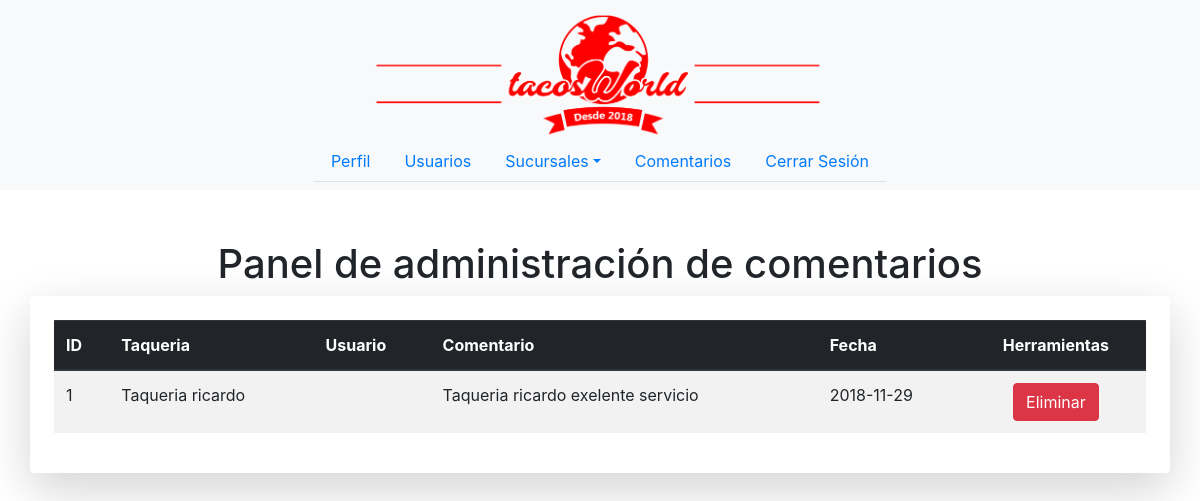
Screenshot of /admin/establishments/comments.php with the database file from the repository.
### tables this page shows
CREATE TABLE COMENTARIOS(
ID_COMENTARIO INT AUTO_INCREMENT PRIMARY KEY NOT NULL,
ID_TAQUERIA INT NOT NULL,
ID_USUARIO INT NOT NULL,
COMENTARIO VARCHAR(100) NULL,
FECHA DATE NOT NULL 
);

CREATE TABLE TAQUERIA(
ID_TAQUERIA INT AUTO_INCREMENT PRIMARY KEY NOT NULL,
ESTATUSBT BIT NOT NULL,
TELEFONO VARCHAR(20) NOT NULL,
NOMBRE VARCHAR(50) NOT NULL,
DIRECCION VARCHAR(100)NOT NULL,
LATITUD FLOAT(10,6)  NULL,
LONGITUD FLOAT(10,6) NULL,
DESCRIPCION VARCHAR(100) NOT NULL,
ID_USUARIO INT NOT NULL,
ESTATUS_SUCURSAL BIT NOT NULL,
IMAGEN LONGBLOB NULL);

### admin/establishments/comments.php (the view, shortened to what this page needs)
<!DOCTYPE HTML>
<html lang="en">
  <head>
    <link rel="stylesheet" href="../../css/bootstrap.min.css">
  </head>
  <body>
    <nav class="navbar navbar-expand-md flex-column fixed-top navbar-dark bg-light navbar-inverse" style="background-color: transparent;">
        <a class="navbar-brand align-self-center m-0 pb-3 position-md-absolute pb-md-0" href="#"><img id= "logo" src="../../images/logo.png" alt="tacosWorld"></a>
         <ul class="nav nav-tabs">
          <li class="nav-item">
            <a class="nav-link" href="../perfil.html">Perfil</a>
          </li>
           <li class="nav-item">
            <a class="nav-link" href="../users.php">Usuarios</a>
          </li>
          <li class="nav-item dropdown">
            <a class="nav-link dropdown-toggle" data-toggle="dropdown" href="#" role="button" aria-haspopup="true" aria-expanded="false">Sucursales</a>
          </li>
          <li class="nav-item">
            <a class="nav-link" href="../comments.php">Comentarios</a>
          </li>
          <li class="nav-item"><a class="nav-link" href="../../PHP/cerrarSesion.php">Cerrar Sesión</a></li>
        </ul>
    </nav>
    <br><br><br><br><br><br><br><BR></BR><br>
    <center><h1 class="h1">Panel de administración de comentarios</h1></center>
    <div class="container shadow-lg p-4 mb-5 bg-white rounded" style="overflow:auto;">
        <table class="table table-striped table-hover">
               <thead class="thead-dark">
                   <tr>
                       <th scope="col">ID</th>
                       <th scope="col">Taqueria</th>
                       <th scope="col">Usuario</th>
                       <th scope="col">Comentario</th>
                       <th scope="col">Fecha</th>
                       <th scope="col"><center>Herramientas</center></th>
                   </tr>
               </thead>
               <tbody>
                   <?php
                        $conection=conectar();
                    $query="SELECT ID_COMENTARIO,ID_TAQUERIA,ID_USUARIO,COMENTARIO,FECHA FROM COMENTARIOS";
                    $resultado=mysqli_query($conection,$query) or die(mysqli_error($conection));
                      while($consulta =mysqli_fetch_array($resultado)){
                    $queryy="SELECT NOMBRE FROM TAQUERIA WHERE ID_TAQUERIA=".$consulta['ID_TAQUERIA'].";";
                    $resultadoo=mysqli_query($conection,$queryy) or die(mysqli_error($conection));
                    $consultaa =mysqli_fetch_array($resultadoo);
                    $queryyy="SELECT NOMBRE FROM USUARIO WHERE ID_USUARIO=".$consulta['ID_USUARIO'].";";
                    $resultadooo=mysqli_query($conection,$queryyy) or die(mysqli_error($conection));
                    $consultaaa =mysqli_fetch_array($resultadooo);
                   ?>
	                <tr>
		                <td><?php echo $consulta['ID_COMENTARIO']; ?></td>
		                <td><?php echo $consultaa['NOMBRE']; ?></td>
		                <td><?php echo $consultaaa['NOMBRE']; ?></td>
		                <td><?php echo $consulta['COMENTARIO']; ?></td>
		                <td><?php echo $consulta['FECHA']; ?></td>
	                    <td>
                            <center>
                              <a href="../../PHP/EliminarComentarioT.php?ID=<?php echo $consulta['ID_COMENTARIO']; ?>">
                               <button class="btn btn-danger">Eliminar</button>
                               </a>
                            </center>
                       </td>
                    </tr>
                     <?php } ?>
               </tbody>
           </table>
    </div>
  </body>
</html>

### admin/establishments/comments.php (style rules this page uses)
@media (min-width: 768px) { .position-md-absolute { position: absolute; } }
a img#logo { display: block; width: 40%; margin: auto; }

### rows the page displays
comentarios: ID_COMENTARIO "1", ID_TAQUERIA.NOMBRE "Taqueria ricardo", COMENTARIO "Taqueria ricardo exelente servicio", FECHA "2018-11-29"
